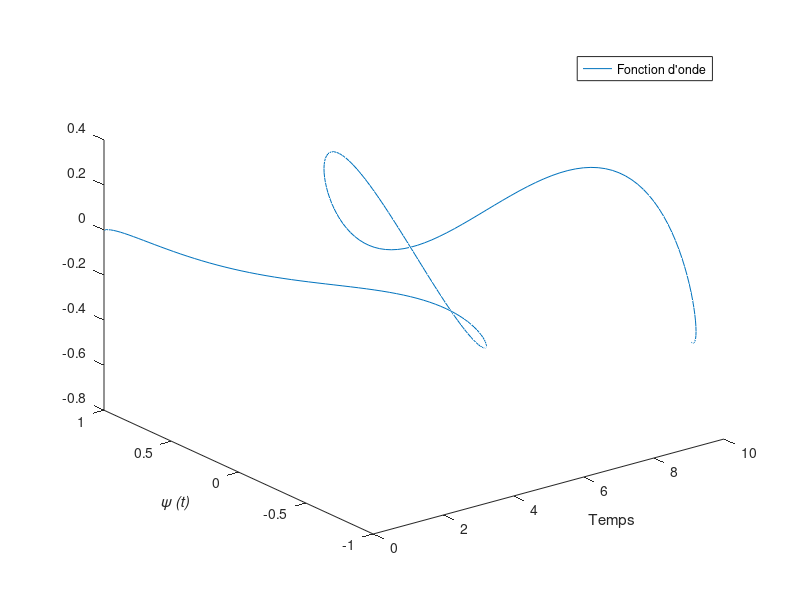

Source code (MATLAB):
function implicit
%============= Variables =================
T	=10;
L	=200; %return to 200
t	=linspace(0,T,L);
dt	=t(2)-t(1);

H0	=[1 0;0 2];
H1	=[0 1;1 0];

alpha = 10;
y0 = [1;0];
ycible	=[0;1];

maxiter	= 9; %return to 30 after (bug after 9)
c	= ones(1,L-1)*0.3; %eps
ctil = ones(1,L-1)*0.5; %eps tilde
%division by zero in mus if c=ctilde

y=zeros(2,L);
y(:,1)=y0;
p=zeros(2,L);
p(:,L)=ycible;%to edit?

psit=zeros(2,L);
psit(:,1)=expm(-(H0*dt)/(2*i))*y(:,1); %initial value

psib=zeros(2,L);
psib(:,1)=expm((H0*dt)/(2*i))*y(:,1);

chit=zeros(2,L);
chit(:,L)=expm((H0*dt)/(2*i))*p(:,L); %end value

chib=zeros(2,L);
chib(:,L)=expm(-(H0*dt)/(2*i))*p(:,L);

Jtab=zeros(1,maxiter);

%a la 10eme iteration, fzero(c) ne fonctionne plus
%fzero: zero point is not bracketed
%fonctionne lorsque l'on remplace le produit hermitien x'*M*y
%par le produit scalaire x.'*M*y
%en fait, la fonctionnelle a deja converge depuis
%et est stable, c aussi
%essayer methode de Newton ou secante
%============= Main =================
for iter=1:maxiter
  %step1
    for j=L-1:-1:1
    chib(:,j+1)=expm(-(H0*dt)/(2*i))*p(:,j+1);
    f = @(x)x+(1/alpha)*imag(chib(:,j+1)'*calculMus(c(j),x,H1,dt)*psit(:,j+1));
    if (j==L-1)
      x0=ctil(L-1);
    else
      x0=ctil(j+1);
    endif
    x=fzero(f,x0);
    ctil(j)=x;
    chit(:,j)=expm(i*H1*ctil(:,j)*dt)*chib(:,j+1);
    
    p(:,j)=expm(i*H0*dt/2)*chit(:,j);
  end
  %ctil
  
  %step2
  for j=1:L-1
    psib(:,j)=expm((H0*dt)/(2*i))*y(:,j);
    f = @(x)x+(1/alpha)*imag(chit(:,j)'*calculMus(x,ctil(j),H1,dt)*psib(:,j));
    if (j==1)
      x0=c(1);
    else
      x0=c(j-1);
    endif
    x=fzero(f,x0);
    c(j)=x;

    psit(:,j+1)=expm(-i*H1*c(:,j)*dt)*psib(:,j);
    y(:,j+1)=expm(-i*H0*dt/2)*psit(:,j+1);
  end
  %c

  %J=2-norm(ycible-y(:,L))^2 - alpha * dt * norm(c)^2;
  J=2*real(ycible'*y(:,L)) - alpha * dt * norm(c)^2;
  
  Jtab(iter)=J;
	
  %plot(Jtab, '--*');
  %xlabel("Number of iteration");
  %ylabel ('{\it J_{\Delta T}(\epsilon)}')
  %legend ("Implicit scheme");
  
  %plot(t(1:end-1),c)
  %xlabel("Temps de contrôle");
  %ylabel ('Contrôle {\it \epsilon (t)}')
  %legend ("Champ de contrôle obtenu");
  
  plot3(t,y(1,:),y(2,:))
  xlabel("Temps");
  ylabel ('{\it \psi (t)}')
  legend ("Fonction d'onde");
  
	pause(.1);
  
	fprintf(2,'Iter=%i|J=%f \n',iter,J)
end
%fprintf(1,'y(T)=%f \n',y(:,L))

end

%============= Functions =================
%********** Mu star **********
function mus=calculMus(x,y,mu,dt)
  Id2 = eye (size (mu));
  mus=i*(expm(mu*(x-y)*dt/i)-Id2)/(dt*(x-y));
end
